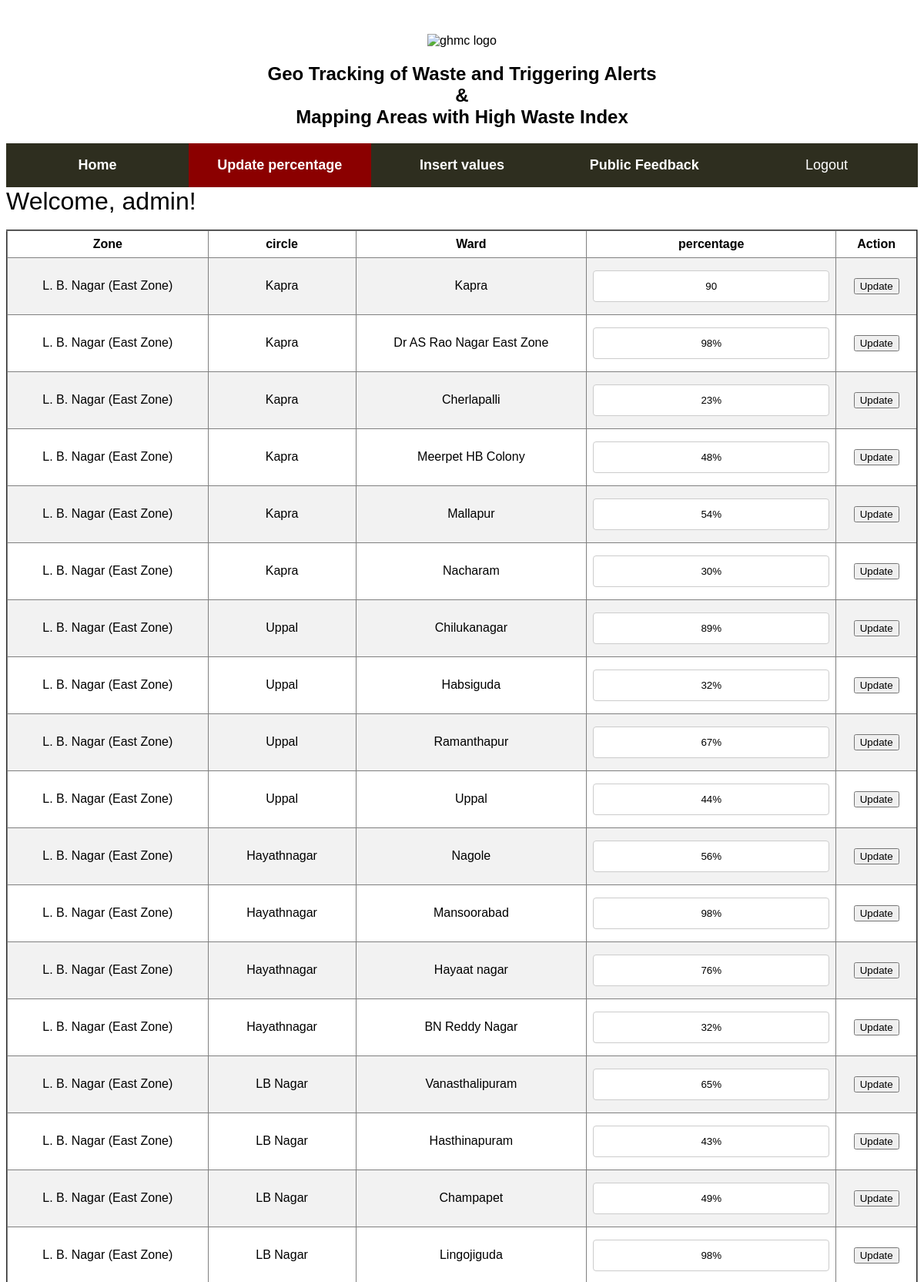
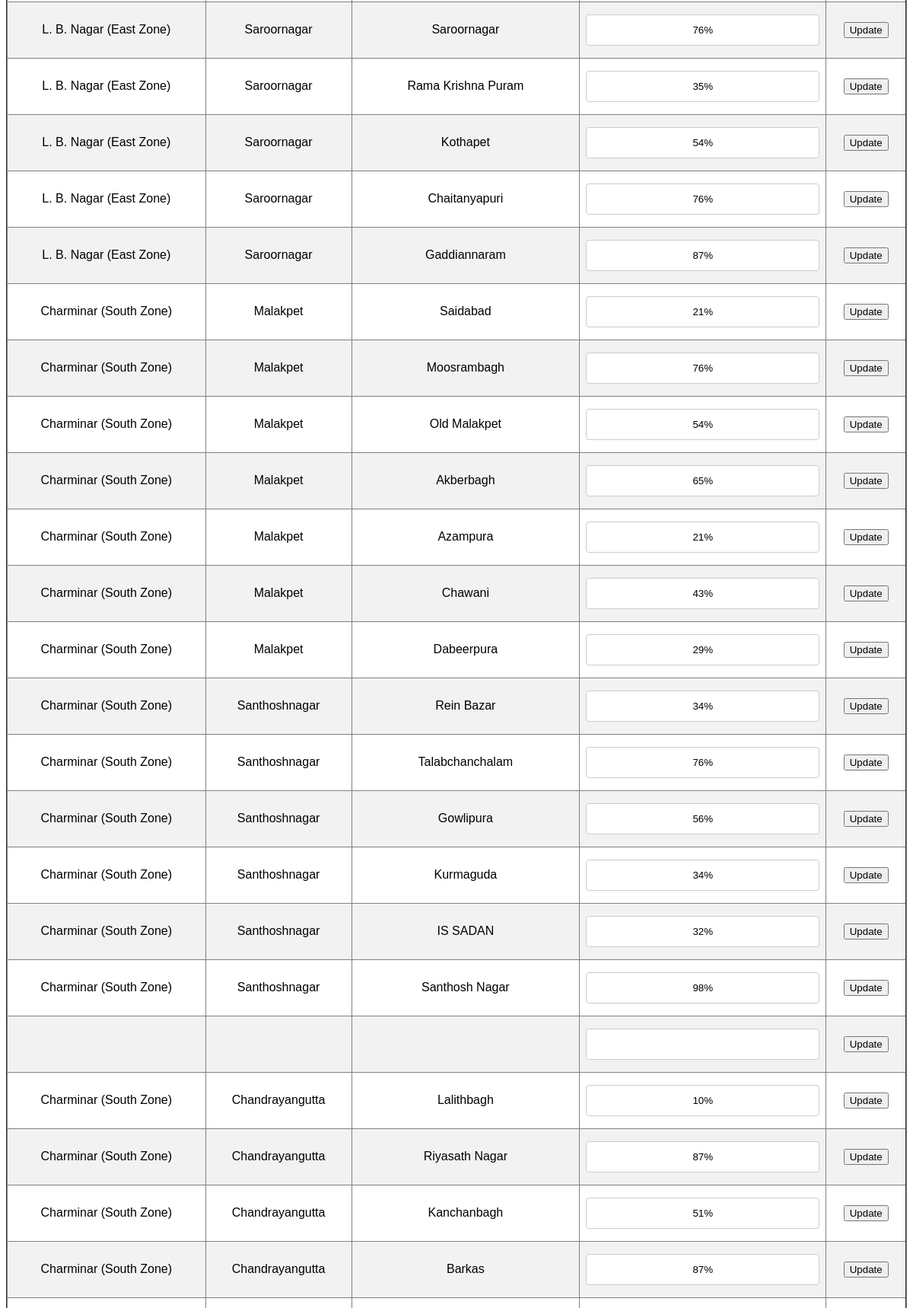
Page /perupdate.php (signed in, upper part) on the committed database (2 pictures, top to bottom).
### tables this page shows
CREATE TABLE `areas` (
  `zone` text NOT NULL,
  `circle` text NOT NULL,
  `ward` text NOT NULL,
  `per` varchar(10) DEFAULT NULL,
  `id` int(10) DEFAULT NULL,
  `Phoneno` int(10) DEFAULT NULL
);

### perupdate.php (the view, shortened to what this page needs)
<?php
if(!isset($_SESSION["sess_user"])){
    header("location:login.php");
} else {
?>
<!doctype html>
<html>
<head>
</head>
<body>
<header><br><br>
<center> <img src="https://www.ghmc.gov.in/images/ghmc_header.png" alt="ghmc logo"></center></header>
<center><h2>Geo Tracking of Waste and Triggering Alerts <br>& <br> Mapping Areas with High Waste Index</h2></center>
<div class="navbar">
<a href="adminhome.php"><b>Home</b></a>
<a class="active" href="perupdate.php"><b>Update percentage</b></a>
<a  href="insertval.php"><b>Insert values</b></a>
<a href="feedbackpublic.php"><b>Public Feedback</b></a>
  <a href="admin.php">Logout</a>
</div>
<font size='6'>Welcome, <?=$_SESSION['sess_user'];?>!</font><br><br>
<?php
$dbHost     = "localhost";
$dbUsername = "id12623400_ghmc";
$dbPassword = "Abcd@123";
$dbName     = "id12623400_ghmc";
$db = new mysqli($dbHost, $dbUsername, $dbPassword, $dbName);
$sql= "select * from areas";
if($result = mysqli_query($db, $sql)){
    if(mysqli_num_rows($result) > 0){
        echo "<table border='2' width='100%' text-align='center'>";
            echo "<tr>";
                echo "<th>Zone</th>";
                echo "<th>circle</th>";
                echo "<th>Ward</th>";
                echo "<th>percentage</th>";
                echo"<th>Action</th>";
            echo "</tr>";
        while($row = mysqli_fetch_array($result)){
            echo "<tr><form action=update.php method=post>";
                echo "<td  align='center'>" . $row['zone'] . "</td>";
                echo "<td  align='center'>" . $row['circle'] . "</td>";
                echo "<td  align='center'>" . $row['ward'] . "</td>";
                echo "<td align='center'><input type=text name=per value='".$row['per']."'></td>";
                echo "<td><input type=submit value='Update'>";
            echo "</form></tr>";
        }
        echo "</table>";
    } else{
        echo "No records matching your query were found.";
    }
} else{
    echo "ERROR: Could not able to execute $sql. " . mysqli_error($db);
}
?>
</body>
</html>
<?php
}
?>

### perupdate.php (style rules this page uses)
* { box-sizing: border-box }
body { font-family: Arial, Helvetica, sans-serif; }
.navbar { width: 100%; background-color: #2e2e1f; overflow: auto; }
.navbar a { float: left; padding: 18px; color: white; text-decoration: none; font-size: 18px; width: 20%; text-align: center; }
.navbar a.active { background-color: darkred; }
header { background: url('https://encrypted-tbn0.gstatic.com/images?q=tbn%3AANd9GcRKdAXfCkLl67bSiQNWDmDaGPED3L9C2fyrCaLC1W9bSaqO8fV3'); }
table { border-collapse: collapse; width: 100%; }
th, td { text-align: left; padding: 8px; text-align: center; }
tr:nth-child(even) { background-color: #f2f2f2; }
input[type=text], select { width: 100%; padding: 12px 20px; margin: 8px 0; display: inline-block; border: 1px solid #ccc; border-radius: 4px; box-sizing: border-box; text-align: center; }

### rows in the picture
areas: zone "L. B. Nagar (East Zone)", circle "Kapra", ward "Kapra", per "90"
areas: zone "L. B. Nagar (East Zone)", circle "Kapra", ward "Dr AS Rao Nagar East Zone", per "98%"
areas: zone "L. B. Nagar (East Zone)", circle "Kapra", ward "Cherlapalli", per "23%"
areas: zone "L. B. Nagar (East Zone)", circle "Kapra", ward "Meerpet HB Colony", per "48%"
areas: zone "L. B. Nagar (East Zone)", circle "Kapra", ward "Mallapur", per "54%"
areas: zone "L. B. Nagar (East Zone)", circle "Kapra", ward "Nacharam", per "30%"
areas: zone "L. B. Nagar (East Zone)", circle "Uppal", ward "Chilukanagar", per "89%"
areas: zone "L. B. Nagar (East Zone)", circle "Uppal", ward "Habsiguda", per "32%"
areas: zone "L. B. Nagar (East Zone)", circle "Uppal", ward "Ramanthapur", per "67%"
areas: zone "L. B. Nagar (East Zone)", circle "Uppal", ward "Uppal", per "44%"
areas: zone "L. B. Nagar (East Zone)", circle "Hayathnagar", ward "Nagole", per "56%"
areas: zone "L. B. Nagar (East Zone)", circle "Hayathnagar", ward "Mansoorabad", per "98%"
areas: zone "L. B. Nagar (East Zone)", circle "Hayathnagar", ward "Hayaat nagar", per "76%"
areas: zone "L. B. Nagar (East Zone)", circle "Hayathnagar", ward "BN Reddy Nagar", per "32%"
areas: zone "L. B. Nagar (East Zone)", circle "LB Nagar", ward "Vanasthalipuram", per "65%"
areas: zone "L. B. Nagar (East Zone)", circle "LB Nagar", ward "Hasthinapuram", per "43%"
areas: zone "L. B. Nagar (East Zone)", circle "LB Nagar", ward "Champapet", per "49%"
areas: zone "L. B. Nagar (East Zone)", circle "LB Nagar", ward "Lingojiguda", per "98%"
areas: zone "L. B. Nagar (East Zone)", circle "Saroornagar", ward "Saroornagar", per "76%"
areas: zone "L. B. Nagar (East Zone)", circle "Saroornagar", ward "Rama Krishna Puram", per "35%"
areas: zone "L. B. Nagar (East Zone)", circle "Saroornagar", ward "Kothapet", per "54%"
areas: zone "L. B. Nagar (East Zone)", circle "Saroornagar", ward "Chaitanyapuri", per "76%"
areas: zone "L. B. Nagar (East Zone)", circle "Saroornagar", ward "Gaddiannaram", per "87%"
areas: zone "Charminar (South Zone)", circle "Malakpet", ward "Saidabad", per "21%"
areas: zone "Charminar (South Zone)", circle "Malakpet", ward "Moosrambagh", per "76%"
areas: zone "Charminar (South Zone)", circle "Malakpet", ward "Old Malakpet", per "54%"
areas: zone "Charminar (South Zone)", circle "Malakpet", ward "Akberbagh", per "65%"
areas: zone "Charminar (South Zone)", circle "Malakpet", ward "Azampura", per "21%"
areas: zone "Charminar (South Zone)", circle "Malakpet", ward "Chawani", per "43%"
areas: zone "Charminar (South Zone)", circle "Malakpet", ward "Dabeerpura", per "29%"
areas: zone "Charminar (South Zone)", circle "Santhoshnagar", ward "Rein Bazar", per "34%"
areas: zone "Charminar (South Zone)", circle "Santhoshnagar", ward "Talabchanchalam", per "76%"
areas: zone "Charminar (South Zone)", circle "Santhoshnagar", ward "Gowlipura", per "56%"
areas: zone "Charminar (South Zone)", circle "Santhoshnagar", ward "Kurmaguda", per "34%"
areas: zone "Charminar (South Zone)", circle "Santhoshnagar", ward "IS SADAN", per "32%"
areas: zone "Charminar (South Zone)", circle "Santhoshnagar", ward "Santhosh Nagar", per "98%"
areas: zone "Charminar (South Zone)", circle "Chandrayangutta", ward "Lalithbagh", per "10%"
areas: zone "Charminar (South Zone)", circle "Chandrayangutta", ward "Riyasath Nagar", per "87%"
areas: zone "Charminar (South Zone)", circle "Chandrayangutta", ward "Kanchanbagh", per "51%"
areas: zone "Charminar (South Zone)", circle "Chandrayangutta", ward "Barkas", per "87%"

### other values in the picture
$_SESSION['sess_user'] "admin"
